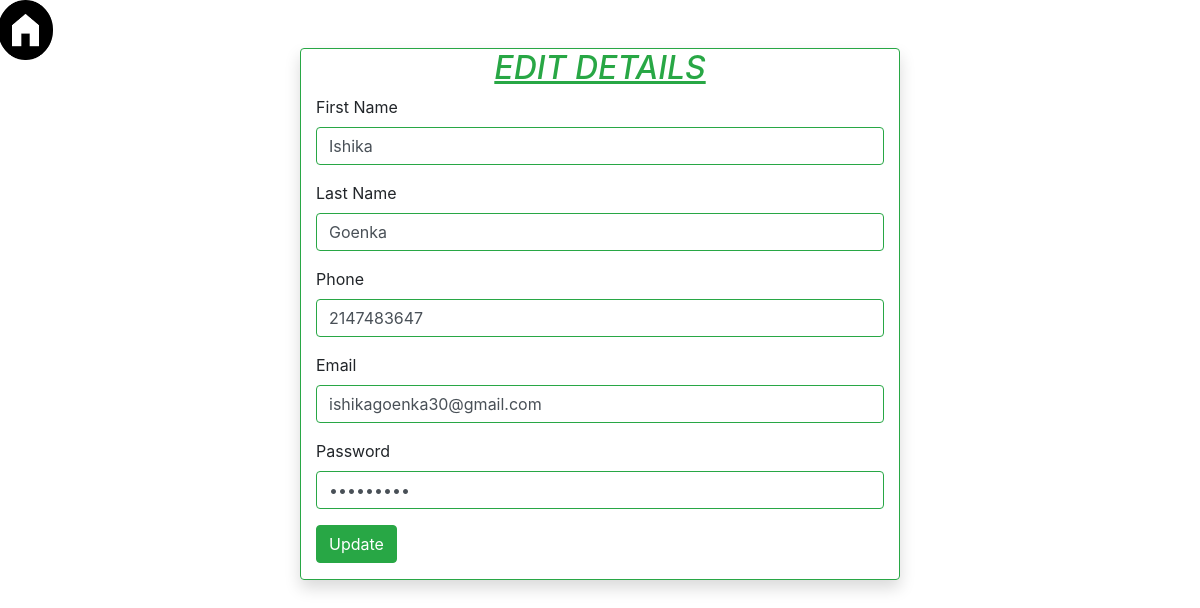
The app's page /db.php?editprofile (signed in) with its own data.
### tables this page shows
CREATE TABLE `userdata` (
  `uid` int(11) NOT NULL,
  `fname` varchar(50) DEFAULT NULL,
  `mname` varchar(50) DEFAULT NULL,
  `lname` varchar(50) DEFAULT NULL,
  `Employee` varchar(20) DEFAULT NULL,
  `pass` varchar(50) DEFAULT NULL,
  `Phone` varchar(15) DEFAULT NULL,
  `Email` varchar(50) DEFAULT NULL
);

### Edit.php (the view, shortened to what this page needs)
<!DOCTYPE html>
<?php
$id = $_SESSION['uid'];
$sql="select * from userdata where uid='$id'";
$row=mysqli_query($con,$sql);
$fetch=mysqli_fetch_array($row);
?>
<html lang="en" dir="ltr">
	<head>
		<link rel="stylesheet" href="https://cdn.jsdelivr.net/npm/bootstrap@4.6.2/dist/css/bootstrap.min.css">
	</head>
	<body>
		<div id="page-wrapper">
		<a href="db.php?home">
                  <img height="60" width="55" style="position: absolute;top:0px;left:-2px;"/>
        </a>
		<div class="container col-lg-6 border border-success rounded shadow  well my-5">
			<form  action="db.php" method="POST">
				<h2 class="text-center text-success font-italic"><u>EDIT DETAILS</u></h2>
				<div class="form-group">
					<label>First Name</label>
					<input type="text" name="fname" class="form-control border border-success" value="<?php echo $fetch['fname'];?>">
				</div>
				<div class="form-group">
					<label>Last Name</label>
					<input type="text" name="lname" class="form-control border border-success" value="<?php echo $fetch['lname'];?>" >
				</div>
				<div class="form-group">
					<label>Phone</label>
					<input type="text" name="phone" class="form-control border border-success" value="<?php echo $fetch['Phone'];?>">
				</div>
				<div class="form-group">
					<label>Email</label>
					<input type="text" name="email" class="form-control border border-success" value="<?php echo $fetch['Email'];?>">
				</div>
				<div class="form-group">
					<label>Password</label>
					<input type="password" name="password" class="form-control border border-success" value="<?php echo $fetch['pass'];?>">
				</div>
				<input type="submit" name="edituser" class="btn btn-success mb-3" value="Update"/>
			</form>
		</div>
	</body>
</html>

### records on screen
userdata: fname "Ishika", lname "Goenka", phone "2147483647", email "ishikagoenka30@gmail.com"
